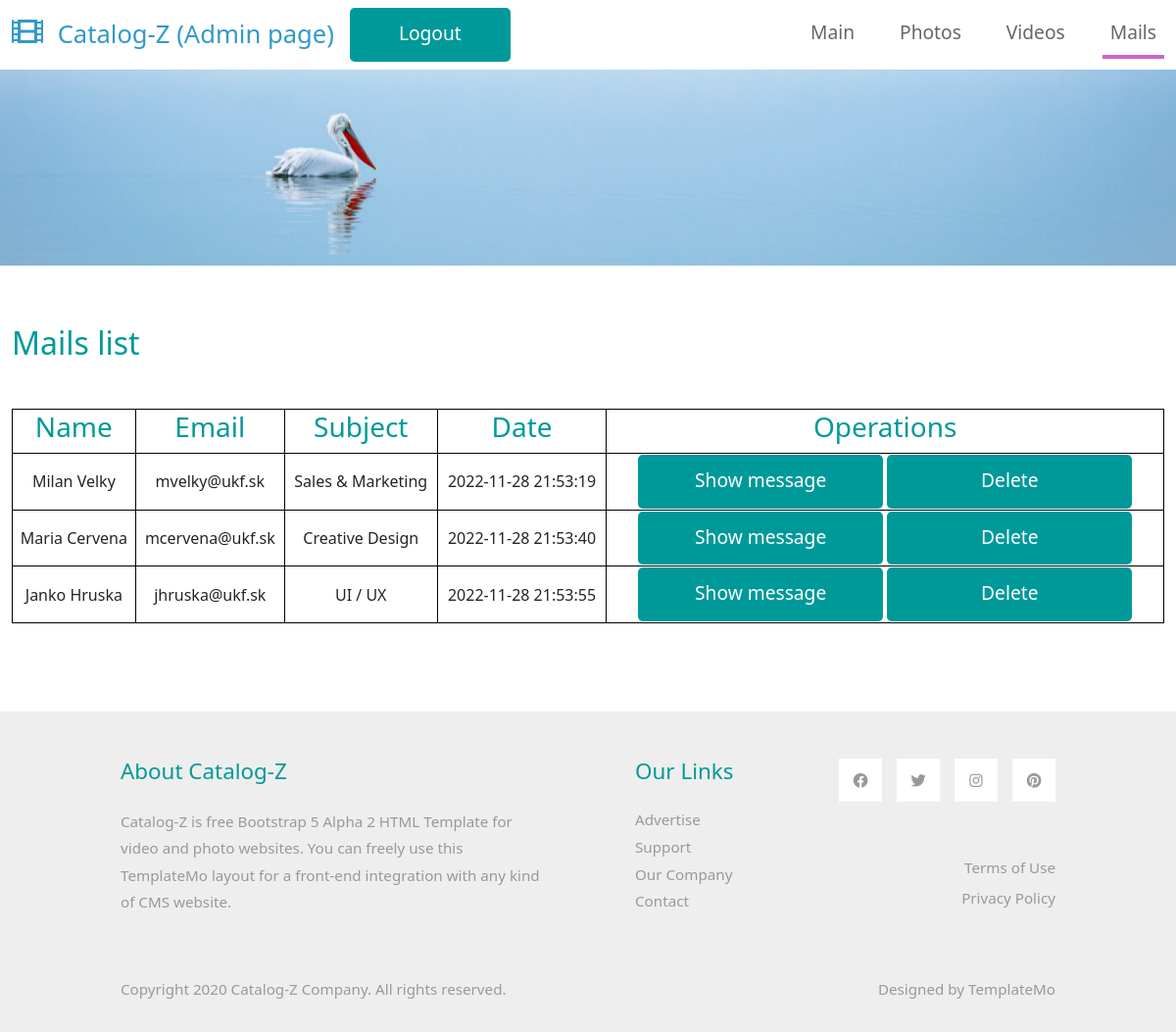
The page /mails_list.php (signed in) on the database its author committed.
### tables this page shows
CREATE TABLE `contact` (
  `id` int(11) NOT NULL,
  `name` varchar(45) NOT NULL,
  `email` varchar(75) NOT NULL,
  `message` text NOT NULL,
  `subject_id` int(11) NOT NULL,
  `get_date` datetime NOT NULL
);

CREATE TABLE `subject` (
  `id` int(11) NOT NULL,
  `subject` varchar(45) NOT NULL,
  `value` varchar(45) NOT NULL
);

### db.php (called while the page is built, shortened)
<?php
class DB {
    private $connection;
    public function __construct($host, $dbname, $username, $password) {
        $this->host = $host;
        $this->dbname = $dbname;
        $this->username = $username;
        $this->password = $password;
        try {
            $this->connection = new \PDO('mysql:host='.$this->host . '; dbname=' . $this->dbname, $this->username, $this->password);
        } catch (\PDOException $e) {
            print "Error!: " . $e->getMessage() . "<br/>";
            die();
        }
    }
    public function getMails() {
        $mailItems = [];
        $sql = "SELECT contact.name AS name, contact.email AS email, subject.subject AS subject, subject.value AS value, contact.get_date AS get_date, contact.id AS id FROM contact
                INNER JOIN subject ON contact.subject_id = subject.id";
        $query = $this->connection->query($sql);
        while ($row = $query->fetch()) {
            $mailItems[] = [
                "name" => $row["name"],
                "email" => $row["email"],
                "value" => $row["value"],
                "subject" => $row["subject"],
                "get_date" => $row["get_date"],
                "id" => $row["id"]
            ];
        }
        return $mailItems;
    }
}

### mails_list.php (the view, shortened to what this page needs)
<?php
$db = $GLOBALS['db'];
$mailItems = $db->getMails();
?>
<!DOCTYPE html>
<html lang="en">
<head>
    <link rel="stylesheet" href="css/bootstrap.min.css">
    <link rel="stylesheet" href="fontawesome/css/all.min.css">
    <link rel="stylesheet" href="css/templatemo-style.css">
</head>
<body>
    <nav class="navbar navbar-expand-lg">
        <div class="container-fluid">
            <a class="navbar-brand" href="admin.php">
                <i class="fas fa-film mr-2"></i>
                Catalog-Z (Admin page)
            </a>
            <a href="logout.php" class="btn btn-primary" style="width: auto">Logout</a>
            <div class="collapse navbar-collapse" id="navbarSupportedContent">
            <ul class="navbar-nav ml-auto mb-2 mb-lg-0">
                <li class="nav-item">
                    <a class="nav-link nav-link-1" href="admin.php">Main</a>
                </li>
                <li class="nav-item">
                    <a class="nav-link nav-link-2" href="list.php?mediaType=photos">Photos</a>
                </li>
                <li class="nav-item">
                    <a class="nav-link nav-link-3" href="list.php?mediaType=videos">Videos</a>
                </li>
                <li class="nav-item">
                    <a class="nav-link nav-link-4 active" aria-current="page" href="mails_list.php">Mails</a>
                </li>
            </ul>
            </div>
        </div>
    </nav>
    <div class="tm-hero d-flex justify-content-center align-items-center" data-parallax="scroll" data-image-src="img/hero.jpg"></div>
    <div class="container-fluid tm-container-content tm-mt-60">
        <div class="row tm-mb-90">
            <div class="col-xl-4 col-lg-5 col-md-6 col-sm-12" style="width: 100%;">
                <h2 class="tm-text-primary mb-5">Mails list</h2>
                <table style="width: 100%">
                    <tr>
                        <td><h3 class="tm-text-primary">Name</h3></td>
                        <td><h3 class="tm-text-primary">Email</h3></td>
                        <td><h3 class="tm-text-primary">Subject</h3></td>
                        <td><h3 class="tm-text-primary">Date</h3></td>
                        <td><h3 class="tm-text-primary">Operations</h3></td>
                    </tr>
                    <?php
                        foreach ($mailItems as $mailItem) {
                    ?>
                    <tr>
                        <td><?php echo $mailItem["name"]; ?></td>
                        <td><?php echo $mailItem["email"]; ?></td>
                        <td><?php echo $mailItem["subject"]; ?></td>
                        <td><?php echo $mailItem["get_date"]; ?></td>
                        <td>
                            <a href="show_message.php?id=<?php echo $mailItem["id"]; ?>" class="btn btn-primary" style="width: 250px">Show message</a>
                            <a href="delete_mail.php?id=<?php echo $mailItem["id"]; ?>" class="btn btn-primary" style="width: 250px">Delete</a>
                        </td>
                    </tr>
                    <?php
                    }
                    ?>
                </table>
            </div>
        </div>
    </div>
    <footer class="tm-bg-gray pt-5 pb-3 tm-text-gray tm-footer">
        <div class="container-fluid tm-container-small">
            <div class="row">
                <div class="col-lg-6 col-md-12 col-12 px-5 mb-5">
                    <h3 class="tm-text-primary mb-4 tm-footer-title">About Catalog-Z</h3>
                    <p>Catalog-Z is free Bootstrap 5 Alpha 2 HTML Template for video and photo websites. You can freely use this TemplateMo layout for a front-end integration with any kind of CMS website.</p>
                </div>
                <div class="col-lg-3 col-md-6 col-sm-6 col-12 px-5 mb-5">
                    <h3 class="tm-text-primary mb-4 tm-footer-title">Our Links</h3>
                    <ul class="tm-footer-links pl-0">
                        <li><a href="#">Advertise</a></li>
                        <li><a href="#">Support</a></li>
                        <li><a href="#">Our Company</a></li>
                        <li><a href="#">Contact</a></li>
                    </ul>
                </div>
                <div class="col-lg-3 col-md-6 col-sm-6 col-12 px-5 mb-5">
                    <ul class="tm-social-links d-flex justify-content-end pl-0 mb-5">
                        <li class="mb-2"><a href="https://facebook.com"><i class="fab fa-facebook"></i></a></li>
                        <li class="mb-2"><a href="https://twitter.com"><i class="fab fa-twitter"></i></a></li>
                        <li class="mb-2"><a href="https://instagram.com"><i class="fab fa-instagram"></i></a></li>
                        <li class="mb-2"><a href="https://pinterest.com"><i class="fab fa-pinterest"></i></a></li>
                    </ul>
                    <a href="#" class="tm-text-gray text-right d-block mb-2">Terms of Use</a>
                    <a href="#" class="tm-text-gray text-right d-block">Privacy Policy</a>
                </div>
            </div>
            <div class="row">
                <div class="col-lg-8 col-md-7 col-12 px-5 mb-3">
                    Copyright 2020 Catalog-Z Company. All rights reserved.
                </div>
                <div class="col-lg-4 col-md-5 col-12 px-5 text-right">
                    Designed by <a href="https://templatemo.com" class="tm-text-gray" rel="sponsored" target="_parent">TemplateMo</a>
                </div>
            </div>
        </div>
    </footer>
</body>
</html>

### css/templatemo-style.css (style rules this page uses)
p { line-height: 1.8; }
a { text-decoration: none; transition: all 0.3s ease; }
.container-fluid { max-width: 1770px; }
.tm-container-small { max-width: 1050px; }
.btn { border-radius: 0; }
.btn-primary { background-color: #009999; border: 0; border-radius: 5px; padding: 12px 50px 14px; font-size: 1.2rem; }
.navbar-brand { color: #3399CC; font-size: 1.6rem; }
.navbar-brand i { font-size: 2rem; }
.tm-hero { min-height: 200px; background: transparent; }
.tm-mt-60 { margin-top: 60px; }
.tm-mb-90 { margin-bottom: 90px; }
.tm-text-primary { color: #009999; }
.tm-bg-gray { background-color: #EEEEEE; }
.nav-item { margin-right: 30px; }
.nav-item:last-child { margin-right: 0; }
.nav-link { color: #666666; border-bottom: 4px solid transparent; font-size: 1.2rem; }
.nav-link-4.active, .nav-link-4:hover { border-color: #CC66CC; }
p, .tm-text-gray { color: #999; }
.tm-footer-links li { list-style: none; margin-bottom: 5px; }
.tm-footer-links li a { color: #999999; }
.tm-social-links li { list-style: none; margin-right: 15px; }
.tm-social-links li:last-child { margin-right: 0; }
.tm-social-links li a { color: #999999; width: 44px; height: 44px; display: flex; background-color: #fff; align-items: center; justify-content: center; }
.tm-footer { font-size: 0.95rem; }
.tm-footer-title { font-size: 1.4rem; }

### mails_list.php (style rules this page uses)
table, th, td { border: 1px solid black; text-align: center; }

### rows shown on the page
contact: name "Milan Velky", email "mvelky@ukf.sk", subject.subject "Sales & Marketing", get_date "2022-11-28 21:53:19"
contact: name "Maria Cervena", email "mcervena@ukf.sk", subject.subject "Creative Design", get_date "2022-11-28 21:53:40"
contact: name "Janko Hruska", email "jhruska@ukf.sk", subject.subject "UI / UX", get_date "2022-11-28 21:53:55"
